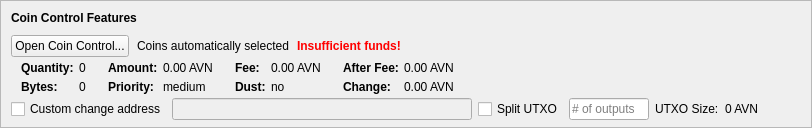
    <widget class="QFrame" name="frameCoinControl">
     <property name="sizePolicy">
      <sizepolicy hsizetype="Expanding" vsizetype="Expanding">
       <horstretch>0</horstretch>
       <verstretch>0</verstretch>
      </sizepolicy>
     </property>
     <property name="maximumSize">
      <size>
       <width>16777215</width>
       <height>16777215</height>
      </size>
     </property>
     <property name="frameShape">
      <enum>QFrame::StyledPanel</enum>
     </property>
     <property name="frameShadow">
      <enum>QFrame::Sunken</enum>
     </property>
     <layout class="QVBoxLayout" name="verticalLayoutCoinControl2">
      <property name="spacing">
       <number>0</number>
      </property>
      <property name="leftMargin">
       <number>0</number>
      </property>
      <property name="topMargin">
       <number>0</number>
      </property>
      <property name="rightMargin">
       <number>0</number>
      </property>
      <property name="bottomMargin">
       <number>6</number>
      </property>
      <item>
       <layout class="QVBoxLayout" name="verticalLayoutCoinControl" stretch="0,0,0,0,1">
        <property name="spacing">
         <number>0</number>
        </property>
        <property name="leftMargin">
         <number>10</number>
        </property>
        <property name="topMargin">
         <number>10</number>
        </property>
        <item>
         <layout class="QHBoxLayout" name="horizontalLayoutCoinControl1">
          <property name="bottomMargin">
           <number>10</number>
          </property>
          <item>
           <widget class="QLabel" name="labelCoinControlFeatures">
            <property name="sizePolicy">
             <sizepolicy hsizetype="Preferred" vsizetype="Maximum">
              <horstretch>0</horstretch>
              <verstretch>0</verstretch>
             </sizepolicy>
            </property>
            <property name="font">
             <font>
              <weight>75</weight>
              <bold>true</bold>
             </font>
            </property>
            <property name="styleSheet">
             <string notr="true">font-weight:bold;</string>
            </property>
            <property name="text">
             <string>Coin Control Features</string>
            </property>
           </widget>
          </item>
         </layout>
        </item>
        <item>
         <layout class="QHBoxLayout" name="horizontalLayoutCoinControl2" stretch="0,0,0,0">
          <property name="spacing">
           <number>8</number>
          </property>
          <property name="bottomMargin">
           <number>4</number>
          </property>
          <item>
           <widget class="QPushButton" name="pushButtonCoinControl">
            <property name="styleSheet">
             <string notr="true"/>
            </property>
            <property name="text">
             <string>Open Coin Control...</string>
            </property>
            <property name="autoDefault">
             <bool>false</bool>
            </property>
           </widget>
          </item>
          <item>
           <widget class="QLabel" name="labelCoinControlAutomaticallySelected">
            <property name="text">
             <string>Coins automatically selected</string>
            </property>
            <property name="margin">
             <number>5</number>
            </property>
           </widget>
          </item>
          <item>
           <widget class="QLabel" name="labelCoinControlInsuffFunds">
            <property name="font">
             <font>
              <weight>75</weight>
              <bold>true</bold>
             </font>
            </property>
            <property name="styleSheet">
             <string notr="true">color:red;font-weight:bold;</string>
            </property>
            <property name="text">
             <string>Insufficient funds!</string>
            </property>
            <property name="margin">
             <number>5</number>
            </property>
           </widget>
          </item>
          <item>
           <spacer name="horizontalSpacerCoinControl">
            <property name="orientation">
             <enum>Qt::Horizontal</enum>
            </property>
            <property name="sizeHint" stdset="0">
             <size>
              <width>40</width>
              <height>1</height>
             </size>
            </property>
           </spacer>
          </item>
         </layout>
        </item>
        <item>
         <widget class="QWidget" name="widgetCoinControl" native="true">
          <property name="sizePolicy">
           <sizepolicy hsizetype="Preferred" vsizetype="Preferred">
            <horstretch>0</horstretch>
            <verstretch>0</verstretch>
           </sizepolicy>
          </property>
          <property name="minimumSize">
           <size>
            <width>0</width>
            <height>0</height>
           </size>
          </property>
          <property name="styleSheet">
           <string notr="true"/>
          </property>
          <layout class="QHBoxLayout" name="horizontalLayoutCoinControl5">
           <property name="leftMargin">
            <number>0</number>
           </property>
           <property name="topMargin">
            <number>0</number>
           </property>
           <property name="rightMargin">
            <number>0</number>
           </property>
           <property name="bottomMargin">
            <number>0</number>
           </property>
           <item>
            <layout class="QHBoxLayout" name="horizontalLayoutCoinControl3" stretch="0,0,0,1">
             <property name="spacing">
              <number>10</number>
             </property>
             <property name="topMargin">
              <number>0</number>
             </property>
             <property name="bottomMargin">
              <number>4</number>
             </property>
             <item>
              <layout class="QFormLayout" name="formLayoutCoinControl1">
               <property name="horizontalSpacing">
                <number>5</number>
               </property>
               <property name="verticalSpacing">
                <number>5</number>
               </property>
               <property name="leftMargin">
                <number>10</number>
               </property>
               <property name="topMargin">
                <number>0</number>
               </property>
               <property name="rightMargin">
                <number>6</number>
               </property>
               <item row="0" column="0">
                <widget class="QLabel" name="labelCoinControlQuantityText">
                 <property name="font">
                  <font>
                   <weight>75</weight>
                   <bold>true</bold>
                  </font>
                 </property>
                 <property name="text">
                  <string>Quantity:</string>
                 </property>
                 <property name="margin">
                  <number>0</number>
                 </property>
                </widget>
               </item>
               <item row="0" column="1">
                <widget class="QLabel" name="labelCoinControlQuantity">
                 <property name="cursor">
                  <cursorShape>IBeamCursor</cursorShape>
                 </property>
                 <property name="contextMenuPolicy">
                  <enum>Qt::ActionsContextMenu</enum>
                 </property>
                 <property name="text">
                  <string notr="true">0</string>
                 </property>
                 <property name="margin">
                  <number>0</number>
                 </property>
                 <property name="textInteractionFlags">
                  <set>Qt::LinksAccessibleByMouse|Qt::TextSelectableByKeyboard|Qt::TextSelectableByMouse</set>
                 </property>
                </widget>
               </item>
               <item row="1" column="0">
                <widget class="QLabel" name="labelCoinControlBytesText">
                 <property name="font">
                  <font>
                   <weight>75</weight>
                   <bold>true</bold>
                  </font>
                 </property>
                 <property name="text">
                  <string>Bytes:</string>
                 </property>
                </widget>
               </item>
               <item row="1" column="1">
                <widget class="QLabel" name="labelCoinControlBytes">
                 <property name="cursor">
                  <cursorShape>IBeamCursor</cursorShape>
                 </property>
                 <property name="contextMenuPolicy">
                  <enum>Qt::ActionsContextMenu</enum>
                 </property>
                 <property name="text">
                  <string notr="true">0</string>
                 </property>
                 <property name="textInteractionFlags">
                  <set>Qt::LinksAccessibleByMouse|Qt::TextSelectableByKeyboard|Qt::TextSelectableByMouse</set>
                 </property>
                </widget>
               </item>
              </layout>
             </item>
             <item>
              <layout class="QFormLayout" name="formLayoutCoinControl2">
               <property name="horizontalSpacing">
                <number>5</number>
               </property>
               <property name="verticalSpacing">
                <number>5</number>
               </property>
               <property name="leftMargin">
                <number>6</number>
               </property>
               <property name="topMargin">
                <number>0</number>
               </property>
               <property name="rightMargin">
                <number>6</number>
               </property>
               <item row="0" column="0">
                <widget class="QLabel" name="labelCoinControlAmountText">
                 <property name="font">
                  <font>
                   <weight>75</weight>
                   <bold>true</bold>
                  </font>
                 </property>
                 <property name="text">
                  <string>Amount:</string>
                 </property>
                 <property name="margin">
                  <number>0</number>
                 </property>
                </widget>
               </item>
               <item row="0" column="1">
                <widget class="QLabel" name="labelCoinControlAmount">
                 <property name="cursor">
                  <cursorShape>IBeamCursor</cursorShape>
                 </property>
                 <property name="contextMenuPolicy">
                  <enum>Qt::ActionsContextMenu</enum>
                 </property>
                 <property name="text">
                  <string notr="true">0.00 AVN</string>
                 </property>
                 <property name="textInteractionFlags">
                  <set>Qt::LinksAccessibleByMouse|Qt::TextSelectableByKeyboard|Qt::TextSelectableByMouse</set>
                 </property>
                </widget>
               </item>
               <item row="1" column="0">
                <widget class="QLabel" name="labelCoinControlPriorityText">
                 <property name="font">
                  <font>
                   <weight>75</weight>
                   <bold>true</bold>
                  </font>
                 </property>
                 <property name="text">
                  <string>Priority:</string>
                 </property>
                </widget>
               </item>
               <item row="1" column="1">
                <widget class="QLabel" name="labelCoinControlPriority">
                 <property name="cursor">
                  <cursorShape>IBeamCursor</cursorShape>
                 </property>
                 <property name="contextMenuPolicy">
                  <enum>Qt::ActionsContextMenu</enum>
                 </property>
                 <property name="text">
                  <string>medium</string>
                 </property>
                 <property name="textInteractionFlags">
                  <set>Qt::LinksAccessibleByMouse|Qt::TextSelectableByKeyboard|Qt::TextSelectableByMouse</set>
                 </property>
                </widget>
               </item>
              </layout>
             </item>
             <item>
              <layout class="QFormLayout" name="formLayoutCoinControl3">
               <property name="horizontalSpacing">
                <number>5</number>
               </property>
               <property name="verticalSpacing">
                <number>5</number>
               </property>
               <property name="leftMargin">
                <number>6</number>
               </property>
               <property name="topMargin">
                <number>0</number>
               </property>
               <property name="rightMargin">
                <number>6</number>
               </property>
               <item row="0" column="0">
                <widget class="QLabel" name="labelCoinControlFeeText">
                 <property name="font">
                  <font>
                   <weight>75</weight>
                   <bold>true</bold>
                  </font>
                 </property>
                 <property name="text">
                  <string>Fee:</string>
                 </property>
                 <property name="margin">
                  <number>0</number>
                 </property>
                </widget>
               </item>
               <item row="0" column="1">
                <widget class="QLabel" name="labelCoinControlFee">
                 <property name="cursor">
                  <cursorShape>IBeamCursor</cursorShape>
                 </property>
                 <property name="contextMenuPolicy">
                  <enum>Qt::ActionsContextMenu</enum>
                 </property>
                 <property name="text">
                  <string notr="true">0.00 AVN</string>
                 </property>
                 <property name="textInteractionFlags">
                  <set>Qt::LinksAccessibleByMouse|Qt::TextSelectableByKeyboard|Qt::TextSelectableByMouse</set>
                 </property>
                </widget>
               </item>
               <item row="1" column="0">
                <widget class="QLabel" name="labelCoinControlLowOutputText">
                 <property name="font">
                  <font>
                   <weight>75</weight>
                   <bold>true</bold>
                  </font>
                 </property>
                 <property name="text">
                  <string>Dust:</string>
                 </property>
                </widget>
               </item>
               <item row="1" column="1">
                <widget class="QLabel" name="labelCoinControlLowOutput">
                 <property name="cursor">
                  <cursorShape>IBeamCursor</cursorShape>
                 </property>
                 <property name="contextMenuPolicy">
                  <enum>Qt::ActionsContextMenu</enum>
                 </property>
                 <property name="text">
                  <string>no</string>
                 </property>
                 <property name="textInteractionFlags">
                  <set>Qt::LinksAccessibleByMouse|Qt::TextSelectableByKeyboard|Qt::TextSelectableByMouse</set>
                 </property>
                </widget>
               </item>
              </layout>
             </item>
             <item>
              <layout class="QFormLayout" name="formLayoutCoinControl4">
               <property name="horizontalSpacing">
                <number>5</number>
               </property>
               <property name="verticalSpacing">
                <number>5</number>
               </property>
               <property name="leftMargin">
                <number>6</number>
               </property>
               <property name="topMargin">
                <number>0</number>
               </property>
               <property name="rightMargin">
                <number>6</number>
               </property>
               <item row="0" column="0">
                <widget class="QLabel" name="labelCoinControlAfterFeeText">
                 <property name="font">
                  <font>
                   <weight>75</weight>
                   <bold>true</bold>
                  </font>
                 </property>
                 <property name="text">
                  <string>After Fee:</string>
                 </property>
                 <property name="margin">
                  <number>0</number>
                 </property>
                </widget>
               </item>
               <item row="0" column="1">
                <widget class="QLabel" name="labelCoinControlAfterFee">
                 <property name="cursor">
                  <cursorShape>IBeamCursor</cursorShape>
                 </property>
                 <property name="contextMenuPolicy">
                  <enum>Qt::ActionsContextMenu</enum>
                 </property>
                 <property name="text">
                  <string notr="true">0.00 AVN</string>
                 </property>
                 <property name="textInteractionFlags">
                  <set>Qt::LinksAccessibleByMouse|Qt::TextSelectableByKeyboard|Qt::TextSelectableByMouse</set>
                 </property>
                </widget>
               </item>
               <item row="1" column="0">
                <widget class="QLabel" name="labelCoinControlChangeText">
                 <property name="font">
                  <font>
                   <weight>75</weight>
                   <bold>true</bold>
                  </font>
                 </property>
                 <property name="text">
                  <string>Change:</string>
                 </property>
                </widget>
               </item>
               <item row="1" column="1">
                <widget class="QLabel" name="labelCoinControlChange">
                 <property name="cursor">
                  <cursorShape>IBeamCursor</cursorShape>
                 </property>
                 <property name="contextMenuPolicy">
                  <enum>Qt::ActionsContextMenu</enum>
                 </property>
                 <property name="text">
                  <string notr="true">0.00 AVN</string>
                 </property>
                 <property name="textInteractionFlags">
                  <set>Qt::LinksAccessibleByMouse|Qt::TextSelectableByKeyboard|Qt::TextSelectableByMouse</set>
                 </property>
                </widget>
               </item>
              </layout>
             </item>
            </layout>
           </item>
          </layout>
         </widget>
        </item>
        <item>
         <layout class="QHBoxLayout" name="horizontalLayoutCoinControl4" stretch="0,0,0,0,0,0,0,0">
          <property name="spacing">
           <number>6</number>
          </property>
          <property name="sizeConstraint">
           <enum>QLayout::SetDefaultConstraint</enum>
          </property>
          <property name="topMargin">
           <number>0</number>
          </property>
          <property name="rightMargin">
           <number>0</number>
          </property>
          <item>
           <widget class="QCheckBox" name="checkBoxCoinControlChange">
            <property name="toolTip">
             <string>If this is activated, but the change address is empty or invalid, change will be sent to a newly generated address.</string>
            </property>
            <property name="text">
             <string>Custom change address</string>
            </property>
           </widget>
          </item>
          <item>
           <widget class="QValidatedLineEdit" name="lineEditCoinControlChange">
            <property name="enabled">
             <bool>false</bool>
            </property>
            <property name="sizePolicy">
             <sizepolicy hsizetype="Expanding" vsizetype="Fixed">
              <horstretch>0</horstretch>
              <verstretch>0</verstretch>
             </sizepolicy>
            </property>
            <property name="minimumSize">
             <size>
              <width>300</width>
              <height>0</height>
             </size>
            </property>
           </widget>
          </item>
          <item>
           <widget class="QCheckBox" name="splitBlockCheckBox">
            <property name="text">
             <string>Split UTXO</string>
            </property>
           </widget>
          </item>
          <item>
           <widget class="QLineEdit" name="splitBlockLineEdit">
            <property name="sizePolicy">
             <sizepolicy hsizetype="Fixed" vsizetype="Fixed">
              <horstretch>20</horstretch>
              <verstretch>0</verstretch>
             </sizepolicy>
            </property>
            <property name="maximumSize">
             <size>
              <width>80</width>
              <height>16777215</height>
             </size>
            </property>
            <property name="placeholderText">
             <string># of outputs</string>
            </property>
           </widget>
          </item>
          <item>
           <widget class="QLabel" name="labelBlockSizeText">
            <property name="text">
             <string>UTXO Size:</string>
            </property>
           </widget>
          </item>
          <item>
           <widget class="QLabel" name="labelBlockSize">
            <property name="text">
             <string>0 AVN</string>
            </property>
           </widget>
          </item>
          <item>
           <widget class="QLabel" name="labelCoinControlChangeLabel">
            <property name="sizePolicy">
             <sizepolicy hsizetype="Minimum" vsizetype="Expanding">
              <horstretch>0</horstretch>
              <verstretch>0</verstretch>
             </sizepolicy>
            </property>
            <property name="minimumSize">
             <size>
              <width>0</width>
              <height>0</height>
             </size>
            </property>
            <property name="text">
             <string/>
            </property>
            <property name="margin">
             <number>0</number>
            </property>
           </widget>
          </item>
          <item>
           <spacer name="horizontalSpacer_7">
            <property name="orientation">
             <enum>Qt::Horizontal</enum>
            </property>
            <property name="sizeHint" stdset="0">
             <size>
              <width>0</width>
              <height>20</height>
             </size>
            </property>
           </spacer>
          </item>
         </layout>
        </item>
        <item>
         <spacer name="verticalSpacerCoinControl">
          <property name="orientation">
           <enum>Qt::Vertical</enum>
          </property>
          <property name="sizeHint" stdset="0">
           <size>
            <width>800</width>
            <height>1</height>
           </size>
          </property>
         </spacer>
        </item>
       </layout>
      </item>
     </layout>
    </widget>
